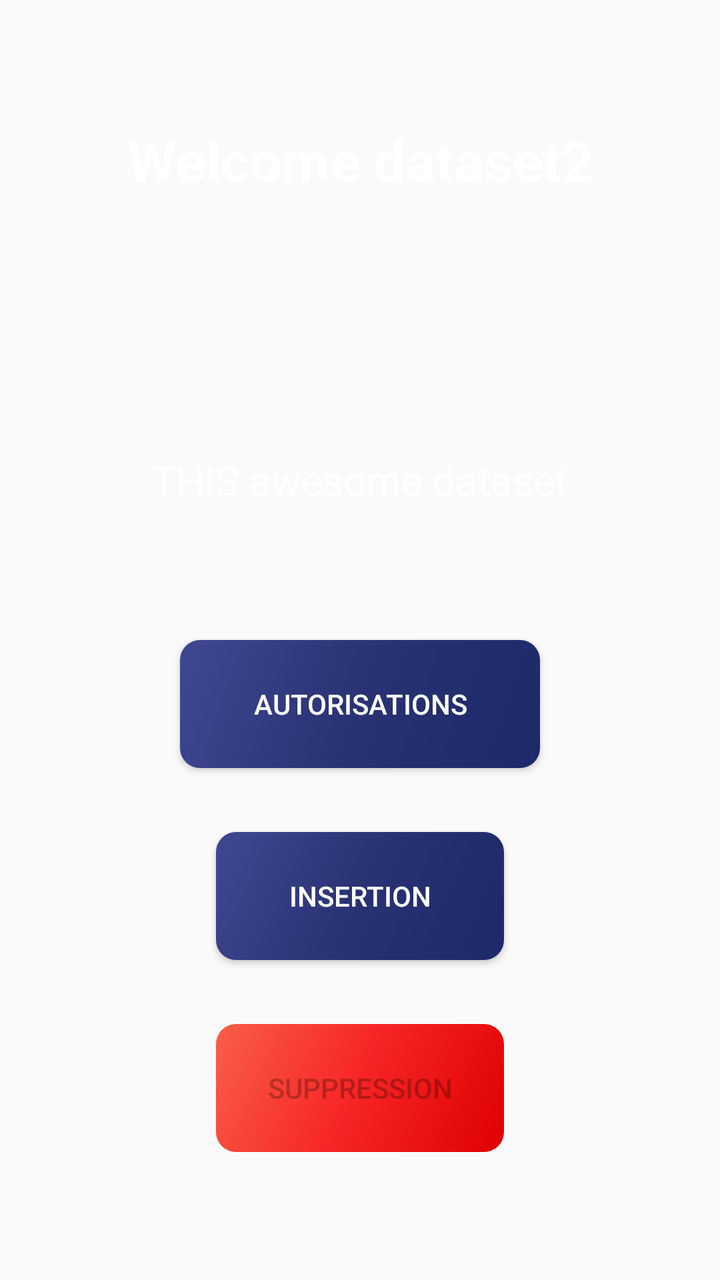
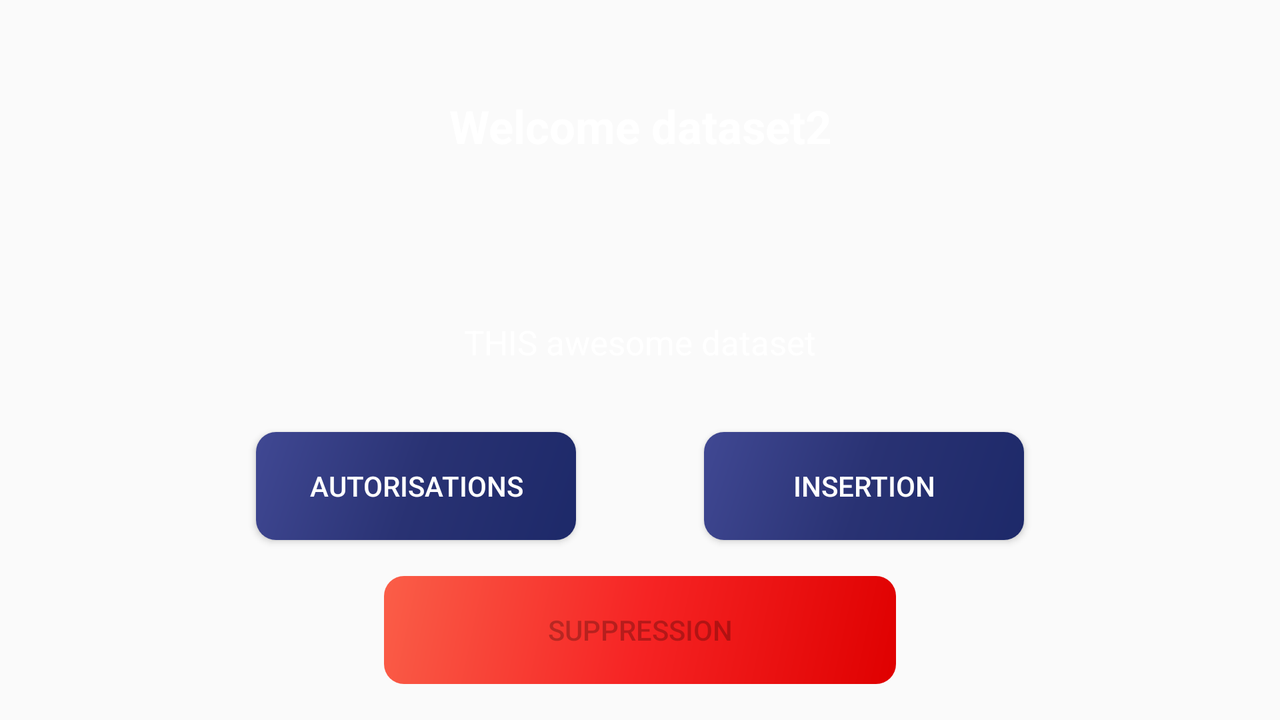

One screen, two layout resources from the same app: the default and the repository's alternative for another configuration. Each is rendered where Android would select it; the XML of both is given below.
<!-- AndroidManifest.xml: application theme AppTheme -->
<!-- res/layout/fragment_dataset2.xml -->
<?xml version="1.0" encoding="utf-8"?>
<RelativeLayout xmlns:android="http://schemas.android.com/apk/res/android"
    xmlns:app="http://schemas.android.com/apk/res-auto"
    android:id="@+id/lay_dataset2"
    android:layout_width="match_parent"
    android:layout_height="match_parent">

    <androidx.constraintlayout.widget.ConstraintLayout
        android:layout_width="match_parent"
        android:layout_height="match_parent">

        <TextView
            android:id="@+id/title_dataset_2"
            android:layout_width="0dp"
            android:layout_height="0dp"
            android:gravity="center"
            android:text="@string/title_dataset2"
            android:textColor="@color/white"
            android:textSize="28sp"
            android:textStyle="bold"
            app:layout_constraintBottom_toBottomOf="@id/guideline_bottom_horizontal_titleDataset2"
            app:layout_constraintEnd_toStartOf="@+id/guideline_end_vertical_titleDataset2"
            app:layout_constraintStart_toStartOf="@+id/guideline_start_vertical_titleDataset2"
            app:layout_constraintTop_toTopOf="@id/guideline_top_horizontal_titleDataset2" />


        <androidx.constraintlayout.widget.Guideline
            android:id="@+id/guideline_start_vertical_titleDataset2"
            android:layout_width="wrap_content"
            android:layout_height="wrap_content"
            android:orientation="vertical"
            app:layout_constraintGuide_percent="0.1" />

        <androidx.constraintlayout.widget.Guideline
            android:id="@+id/guideline_end_vertical_titleDataset2"
            android:layout_width="wrap_content"
            android:layout_height="wrap_content"
            android:orientation="vertical"
            app:layout_constraintGuide_percent="0.9" />

        <androidx.constraintlayout.widget.Guideline
            android:id="@+id/guideline_top_horizontal_titleDataset2"
            android:layout_width="wrap_content"
            android:layout_height="wrap_content"
            android:orientation="horizontal"
            app:layout_constraintGuide_percent="0.0" />

        <androidx.constraintlayout.widget.Guideline
            android:id="@+id/guideline_bottom_horizontal_titleDataset2"
            android:layout_width="wrap_content"
            android:layout_height="wrap_content"
            android:orientation="horizontal"
            app:layout_constraintGuide_percent="0.25" />

        <TextView
            android:id="@+id/texte_dataset2"
            android:layout_width="0dp"
            android:layout_height="0dp"
            android:gravity="center"
            android:text="@string/texte_dataset1"
            android:textColor="@color/white"
            android:textSize="20sp"
            app:layout_constraintBottom_toBottomOf="@id/guideline_bottom_horizontal_texteDataset2"
            app:layout_constraintEnd_toStartOf="@+id/guideline_end_vertical_titleDataset2"
            app:layout_constraintStart_toStartOf="@+id/guideline_start_vertical_titleDataset2"
            app:layout_constraintTop_toTopOf="@id/guideline_top_horizontal_texteDataset2" />

        <androidx.constraintlayout.widget.Guideline
            android:id="@+id/guideline_top_horizontal_texteDataset2"
            android:layout_width="wrap_content"
            android:layout_height="wrap_content"
            android:orientation="horizontal"
            app:layout_constraintGuide_percent="0.25" />

        <androidx.constraintlayout.widget.Guideline
            android:id="@+id/guideline_bottom_horizontal_texteDataset2"
            android:layout_width="wrap_content"
            android:layout_height="wrap_content"
            android:orientation="horizontal"
            app:layout_constraintGuide_percent="0.50" />

        <Button
            android:id="@+id/btnAutorisationsDataset2"
            android:layout_width="0dp"
            android:layout_height="0dp"
            android:text="@string/btn_auth"
            android:textColor="@color/white"
            android:background="@drawable/custom_button_auth_insert"
            app:layout_constraintBottom_toBottomOf="@id/guideline_bottom_horizontal_buttonAutorisations2"
            app:layout_constraintEnd_toEndOf="@id/guideline_end_vertical_btn_autorisations2"
            app:layout_constraintStart_toStartOf="@id/guideline_start_vertical_btn_autorisations2"
            app:layout_constraintTop_toTopOf="@id/guideline_bottom_horizontal_texteDataset2">

        </Button>

        <Button
            android:id="@+id/btnInsertDataset2"
            android:layout_width="0dp"
            android:layout_height="0dp"
            android:text="@string/btn_insert"
            android:textColor="@color/white"
            android:background="@drawable/custom_button_auth_insert"
            app:layout_constraintBottom_toBottomOf="@id/guideline_bottom_horizontal_buttonDataset2"
            app:layout_constraintEnd_toEndOf="@id/guideline_end_vertical_buttonDataset2"
            app:layout_constraintStart_toStartOf="@id/guideline_start_vertical_buttonDataset2"
            app:layout_constraintTop_toTopOf="@id/guideline_top_horizontal_buttonDataset2">
        </Button>

        <Button
            android:id="@+id/btnDeleteDataset2"
            android:layout_width="0dp"
            android:layout_height="0dp"
            android:background="@drawable/custom_button_delete"
            android:enabled="false"
            android:text="@string/btn_delete"
            app:layout_constraintBottom_toBottomOf="@id/guideline_bottom_horizontal_buttonSuppression2"
            app:layout_constraintEnd_toEndOf="@id/guideline_end_vertical_buttonDataset2"
            app:layout_constraintStart_toStartOf="@id/guideline_start_vertical_buttonDataset2"
            app:layout_constraintTop_toTopOf="@id/guideline_top_horizontal_buttonSuppression2">

        </Button>


        <androidx.constraintlayout.widget.Guideline
            android:id="@+id/guideline_bottom_horizontal_buttonDataset2"
            android:layout_width="wrap_content"
            android:layout_height="wrap_content"
            android:orientation="horizontal"
            app:layout_constraintGuide_percent="0.75" />

        <androidx.constraintlayout.widget.Guideline
            android:id="@+id/guideline_top_horizontal_buttonDataset2"
            android:layout_width="wrap_content"
            android:layout_height="wrap_content"
            android:orientation="horizontal"
            app:layout_constraintGuide_percent="0.65" />

        <androidx.constraintlayout.widget.Guideline
            android:id="@+id/guideline_start_vertical_buttonDataset2"
            android:layout_width="wrap_content"
            android:layout_height="wrap_content"
            android:orientation="vertical"
            app:layout_constraintGuide_percent="0.30" />

        <androidx.constraintlayout.widget.Guideline
            android:id="@+id/guideline_end_vertical_buttonDataset2"
            android:layout_width="wrap_content"
            android:layout_height="wrap_content"
            android:orientation="vertical"
            app:layout_constraintGuide_percent="0.70" />

        <androidx.constraintlayout.widget.Guideline
            android:id="@+id/guideline_top_horizontal_buttonSuppression2"
            android:layout_width="wrap_content"
            android:layout_height="wrap_content"
            android:orientation="horizontal"
            app:layout_constraintGuide_percent="0.8" />


        <androidx.constraintlayout.widget.Guideline
            android:id="@+id/guideline_bottom_horizontal_buttonSuppression2"
            android:layout_width="wrap_content"
            android:layout_height="wrap_content"
            android:orientation="horizontal"
            app:layout_constraintGuide_percent="0.9" />

        <androidx.constraintlayout.widget.Guideline
            android:id="@+id/guideline_bottom_horizontal_buttonAutorisations2"
            android:layout_width="wrap_content"
            android:layout_height="wrap_content"
            android:orientation="horizontal"
            app:layout_constraintGuide_percent="0.6" />

        <androidx.constraintlayout.widget.Guideline
            android:id="@+id/guideline_end_vertical_btn_autorisations2"
            android:layout_width="wrap_content"
            android:layout_height="wrap_content"
            android:orientation="vertical"
            app:layout_constraintGuide_percent="0.75" />

        <androidx.constraintlayout.widget.Guideline
            android:id="@+id/guideline_start_vertical_btn_autorisations2"
            android:layout_width="wrap_content"
            android:layout_height="wrap_content"
            android:orientation="vertical"
            app:layout_constraintGuide_percent="0.25">
        </androidx.constraintlayout.widget.Guideline>

    </androidx.constraintlayout.widget.ConstraintLayout>


</RelativeLayout>
<!-- resources referenced by this layout -->
<resources>
  <color name="white">#FFFFFF</color>
  <!-- drawable custom_button_auth_insert (drawable) -->
  <?xml version="1.0" encoding="utf-8"?>
  <shape xmlns:android="http://schemas.android.com/apk/res/android"  android:shape="rectangle">
      <gradient
          android:angle="135"
          android:endColor="#404893"
          android:centerColor="#293273"
          android:startColor="#1d2969"
          android:type="linear">
      </gradient>
      <corners android:radius="10dp">
      </corners>
  </shape>
  <!-- drawable custom_button_delete (drawable) -->
  <?xml version="1.0" encoding="utf-8"?>
  <shape xmlns:android="http://schemas.android.com/apk/res/android"  android:shape="rectangle">
      <gradient
          android:angle="135"
          android:endColor="#FA5E48"
          android:centerColor="#F62424"
          android:startColor="#df0000"
          android:type="linear">
      </gradient>
      <corners android:radius="10dp">
      </corners>
  </shape>
  <string name="btn_auth">AUTORISATIONS</string>
  <string name="btn_delete">SUPPRESSION</string>
  <string name="btn_insert">INSERTION</string>
  <string name="texte_dataset1">THIS awesome dataset</string>
  <string name="title_dataset2">Welcome dataset2</string>
  <style name="AppTheme" parent="Theme.AppCompat.Light.DarkActionBar">
          
          <item name="colorPrimary">@color/kiosk_bordeau</item>
          <item name="colorPrimaryDark">@color/black</item>
          <item name="colorAccent">@color/colorAccent</item>
          <item name="android:navigationBarColor">@color/black</item>
          <item name="android:windowDrawsSystemBarBackgrounds">true</item>
          <item name="android:statusBarColor">@color/black</item>
      </style>
  <color name="kiosk_bordeau">#9B2424</color>
  <color name="black">#000000</color>
  <color name="colorAccent">#D81B60</color>
</resources>
<!-- res/layout-land/fragment_dataset2.xml (the repository's variant of the layout above) -->
<!-- drawn on the phone turned sideways -->
<?xml version="1.0" encoding="utf-8"?>
<RelativeLayout xmlns:android="http://schemas.android.com/apk/res/android"
    xmlns:app="http://schemas.android.com/apk/res-auto"
    android:id="@+id/lay_dataset2"
    android:layout_width="match_parent"
    android:layout_height="match_parent">

    <androidx.constraintlayout.widget.ConstraintLayout
        android:layout_width="match_parent"
        android:layout_height="match_parent">

        <TextView
            android:id="@+id/title_dataset_2"
            android:layout_width="0dp"
            android:layout_height="0dp"
            android:gravity="center"
            android:text="@string/title_dataset2"
            android:textColor="@color/white"
            android:textSize="23sp"
            android:textStyle="bold"
            app:layout_constraintBottom_toBottomOf="@id/guideline_bottom_horizontal_titleDataset2"
            app:layout_constraintEnd_toStartOf="@+id/guideline_end_vertical_titleDataset2"
            app:layout_constraintStart_toStartOf="@+id/guideline_start_vertical_titleDataset2"
            app:layout_constraintTop_toTopOf="@id/guideline_top_horizontal_titleDataset2" />


        <androidx.constraintlayout.widget.Guideline
            android:id="@+id/guideline_start_vertical_titleDataset2"
            android:layout_width="wrap_content"
            android:layout_height="wrap_content"
            android:orientation="vertical"
            app:layout_constraintGuide_percent="0.1" />

        <androidx.constraintlayout.widget.Guideline
            android:id="@+id/guideline_end_vertical_titleDataset2"
            android:layout_width="wrap_content"
            android:layout_height="wrap_content"
            android:orientation="vertical"
            app:layout_constraintGuide_percent="0.9" />

        <androidx.constraintlayout.widget.Guideline
            android:id="@+id/guideline_top_horizontal_titleDataset2"
            android:layout_width="wrap_content"
            android:layout_height="wrap_content"
            android:orientation="horizontal"
            app:layout_constraintGuide_percent="0.05" />

        <androidx.constraintlayout.widget.Guideline
            android:id="@+id/guideline_bottom_horizontal_titleDataset2"
            android:layout_width="wrap_content"
            android:layout_height="wrap_content"
            android:orientation="horizontal"
            app:layout_constraintGuide_percent="0.30" />

        <TextView
            android:id="@+id/texte_dataset2"
            android:layout_width="0dp"
            android:layout_height="0dp"
            android:gravity="center"
            android:text="@string/texte_dataset1"
            android:textColor="@color/white"
            android:textSize="17sp"
            app:layout_constraintBottom_toBottomOf="@id/guideline_bottom_horizontal_texteDataset2"
            app:layout_constraintEnd_toStartOf="@+id/guideline_end_vertical_titleDataset2"
            app:layout_constraintStart_toStartOf="@+id/guideline_start_vertical_titleDataset2"
            app:layout_constraintTop_toTopOf="@id/guideline_top_horizontal_texteDataset2" />

        <androidx.constraintlayout.widget.Guideline
            android:id="@+id/guideline_top_horizontal_texteDataset2"
            android:layout_width="wrap_content"
            android:layout_height="wrap_content"
            android:orientation="horizontal"
            app:layout_constraintGuide_percent="0.35" />

        <androidx.constraintlayout.widget.Guideline
            android:id="@+id/guideline_bottom_horizontal_texteDataset2"
            android:layout_width="wrap_content"
            android:layout_height="wrap_content"
            android:orientation="horizontal"
            app:layout_constraintGuide_percent="0.60" />

        <Button
            android:id="@+id/btnInsertDataset2"
            android:layout_width="0dp"
            android:layout_height="0dp"
            android:text="@string/btn_insert"
            android:textColor="@color/white"
            android:background="@drawable/custom_button_auth_insert"
            app:layout_constraintBottom_toBottomOf="@id/guideline_bottom_horizontal_buttonDataset2"
            app:layout_constraintEnd_toEndOf="@id/guideline_end_vertical_btn_insertDataset2"
            app:layout_constraintStart_toStartOf="@id/guideline_start_vertical_btn_insertDataset2"
            app:layout_constraintTop_toTopOf="@id/guideline_bottom_horizontal_texteDataset2">

        </Button>


        <Button
            android:id="@+id/btnAutorisationsDataset2"
            android:layout_width="0dp"
            android:layout_height="0dp"
            android:text="@string/btn_auth"
            android:textColor="@color/white"
            android:background="@drawable/custom_button_auth_insert"
            app:layout_constraintBottom_toBottomOf="@id/guideline_bottom_horizontal_buttonDataset2"
            app:layout_constraintEnd_toEndOf="@id/guideline_end_vertical_btn_autorisations2"
            app:layout_constraintStart_toStartOf="@+id/guideline_start_vertical_btn_autorisations2"
            app:layout_constraintTop_toTopOf="@id/guideline_bottom_horizontal_texteDataset2" />

        <Button
            android:id="@+id/btnDeleteDataset2"
            android:layout_width="0dp"
            android:layout_height="0dp"
            android:background="@drawable/custom_button_delete"
            android:enabled="false"
            android:text="@string/btn_delete"
            app:layout_constraintBottom_toBottomOf="@id/guideline_bottom_horizontal_buttonSuppression2"
            app:layout_constraintEnd_toEndOf="@id/guideline_end_vertical_buttonDataset2"
            app:layout_constraintStart_toStartOf="@id/guideline_start_vertical_buttonDataset2"
            app:layout_constraintTop_toTopOf="@id/guideline_top_horizontal_buttonSuppression2">

        </Button>


        <androidx.constraintlayout.widget.Guideline
            android:id="@+id/guideline_bottom_horizontal_buttonDataset2"
            android:layout_width="wrap_content"
            android:layout_height="wrap_content"
            android:orientation="horizontal"
            app:layout_constraintGuide_percent="0.75" />

        <androidx.constraintlayout.widget.Guideline
            android:id="@+id/guideline_start_vertical_buttonDataset2"
            android:layout_width="wrap_content"
            android:layout_height="wrap_content"
            android:orientation="vertical"
            app:layout_constraintGuide_percent="0.30" />

        <androidx.constraintlayout.widget.Guideline
            android:id="@+id/guideline_end_vertical_buttonDataset2"
            android:layout_width="wrap_content"
            android:layout_height="wrap_content"
            android:orientation="vertical"
            app:layout_constraintGuide_percent="0.70" />

        <androidx.constraintlayout.widget.Guideline
            android:id="@+id/guideline_top_horizontal_buttonSuppression2"
            android:layout_width="wrap_content"
            android:layout_height="wrap_content"
            android:orientation="horizontal"
            app:layout_constraintGuide_percent="0.8" />


        <androidx.constraintlayout.widget.Guideline
            android:id="@+id/guideline_bottom_horizontal_buttonSuppression2"
            android:layout_width="wrap_content"
            android:layout_height="wrap_content"
            android:orientation="horizontal"
            app:layout_constraintGuide_percent="0.95" />

        <androidx.constraintlayout.widget.Guideline
            android:id="@+id/guideline_end_vertical_btn_autorisations2"
            android:layout_width="wrap_content"
            android:layout_height="wrap_content"
            android:orientation="vertical"
            app:layout_constraintGuide_percent="0.45" />

        <androidx.constraintlayout.widget.Guideline
            android:id="@+id/guideline_start_vertical_btn_autorisations2"
            android:layout_width="wrap_content"
            android:layout_height="wrap_content"
            android:orientation="vertical"
            app:layout_constraintGuide_percent="0.20" />

        <androidx.constraintlayout.widget.Guideline
            android:id="@+id/guideline_start_vertical_btn_insertDataset2"
            android:layout_width="wrap_content"
            android:layout_height="wrap_content"
            android:orientation="vertical"
            app:layout_constraintGuide_percent="0.55" />

        <androidx.constraintlayout.widget.Guideline
            android:id="@+id/guideline_end_vertical_btn_insertDataset2"
            android:layout_width="wrap_content"
            android:layout_height="wrap_content"
            android:orientation="vertical"
            app:layout_constraintGuide_percent="0.80" />


    </androidx.constraintlayout.widget.ConstraintLayout>


</RelativeLayout>
